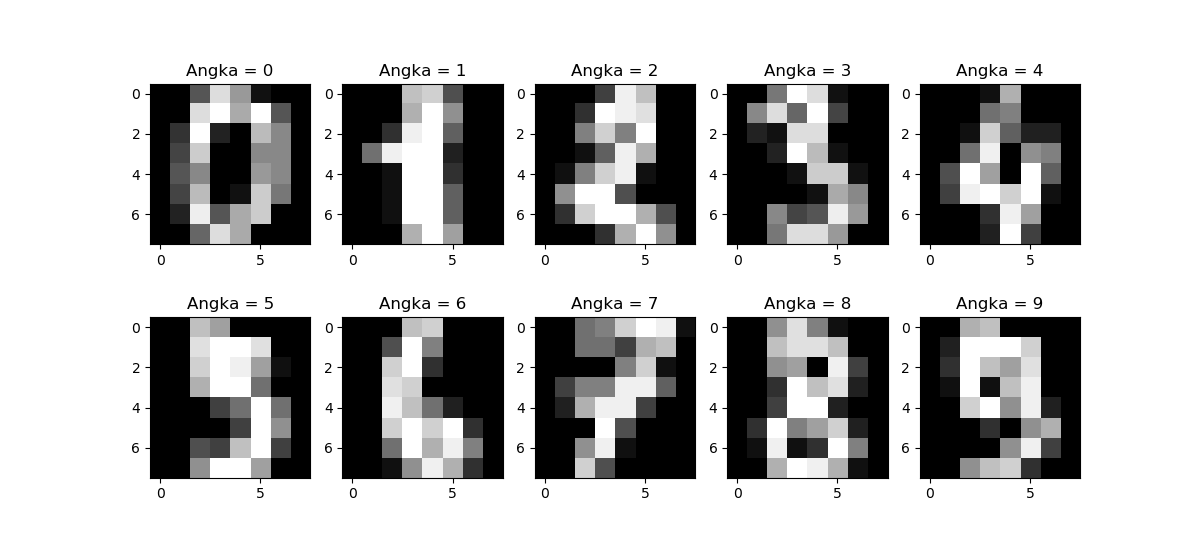

This figure's Python source:
import pandas as pd
import numpy as np
import matplotlib.pyplot as plt
from sklearn.datasets import load_digits

digits = load_digits()

print(dir(digits))
# print(digits['data'][0])
# print(digits['images'][13])
# print(digits['target'][13])
# print(digits['target_names'][13])

# ===============================
# plot 1 digit

# print(digits['target'][1796])
# fig = plt.figure('Digit', figsize=(6,6))
# plt.imshow(digits['images'][1796], cmap='gray_r')
# plt.show()

# ============================
# plot 3 digit

# fig = plt.figure('Digit', figsize=(9,3))

# plt.subplot(131)
# plt.imshow(digits['images'][0], cmap='gray')
# plt.title('Angka = {}'.format(digits['target'][0]))
# plt.subplot(132)
# plt.imshow(digits['images'][1], cmap='gray')
# plt.title('Angka = {}'.format(digits['target'][1]))
# plt.subplot(133)
# plt.imshow(digits['images'][2], cmap='gray')
# plt.title('Angka = {}'.format(digits['target'][2]))

# plt.show()

# ==================================
# plot 10 digit w/ for loop

fig = plt.figure('Digit', figsize=(12,4))

for x in range(10):
    plt.subplot(2,5,x+1)
    plt.imshow(digits['images'][x], cmap='gray')
    plt.title('Angka = {}'.format(digits['target'][x]))

plt.show()
